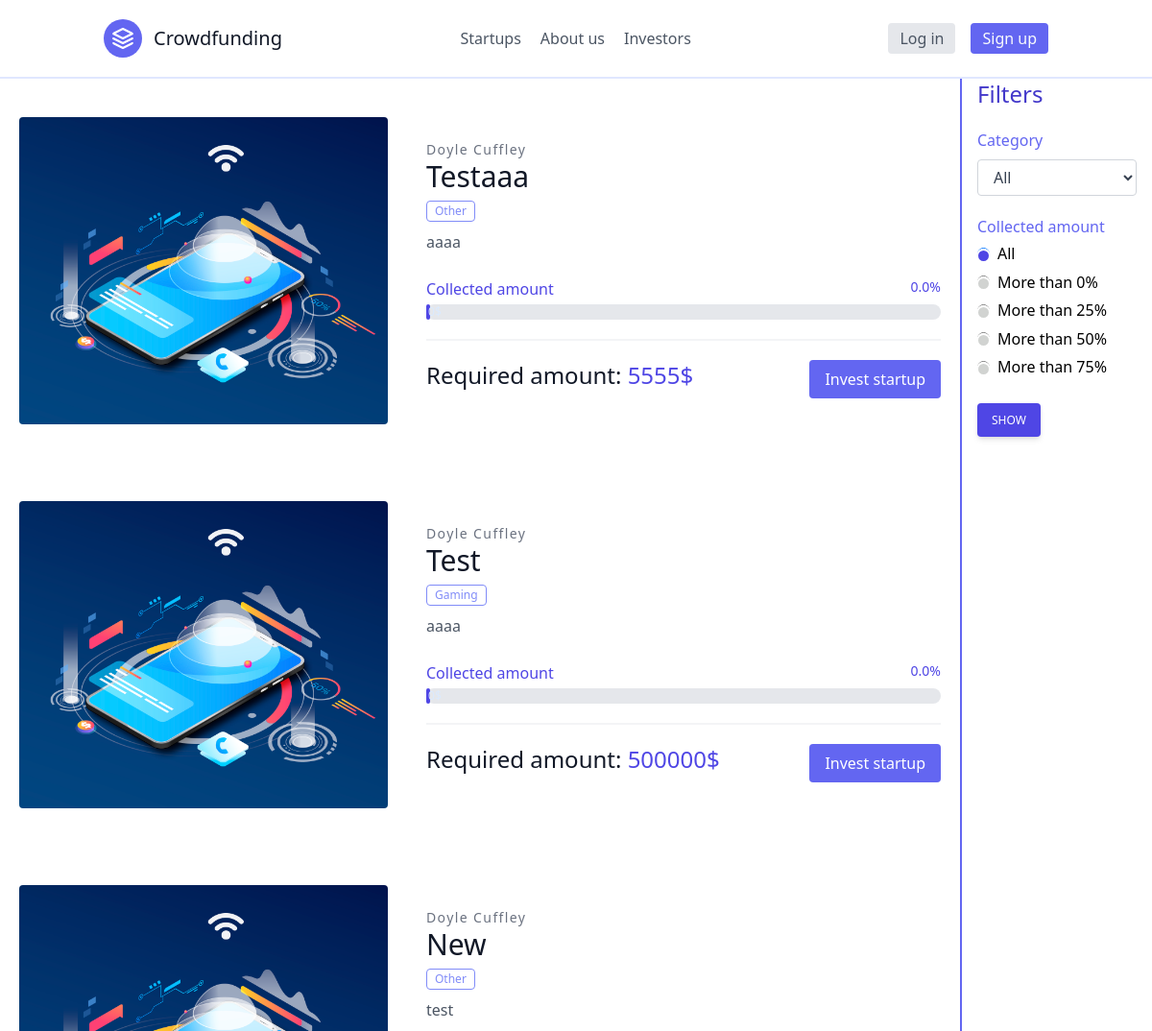
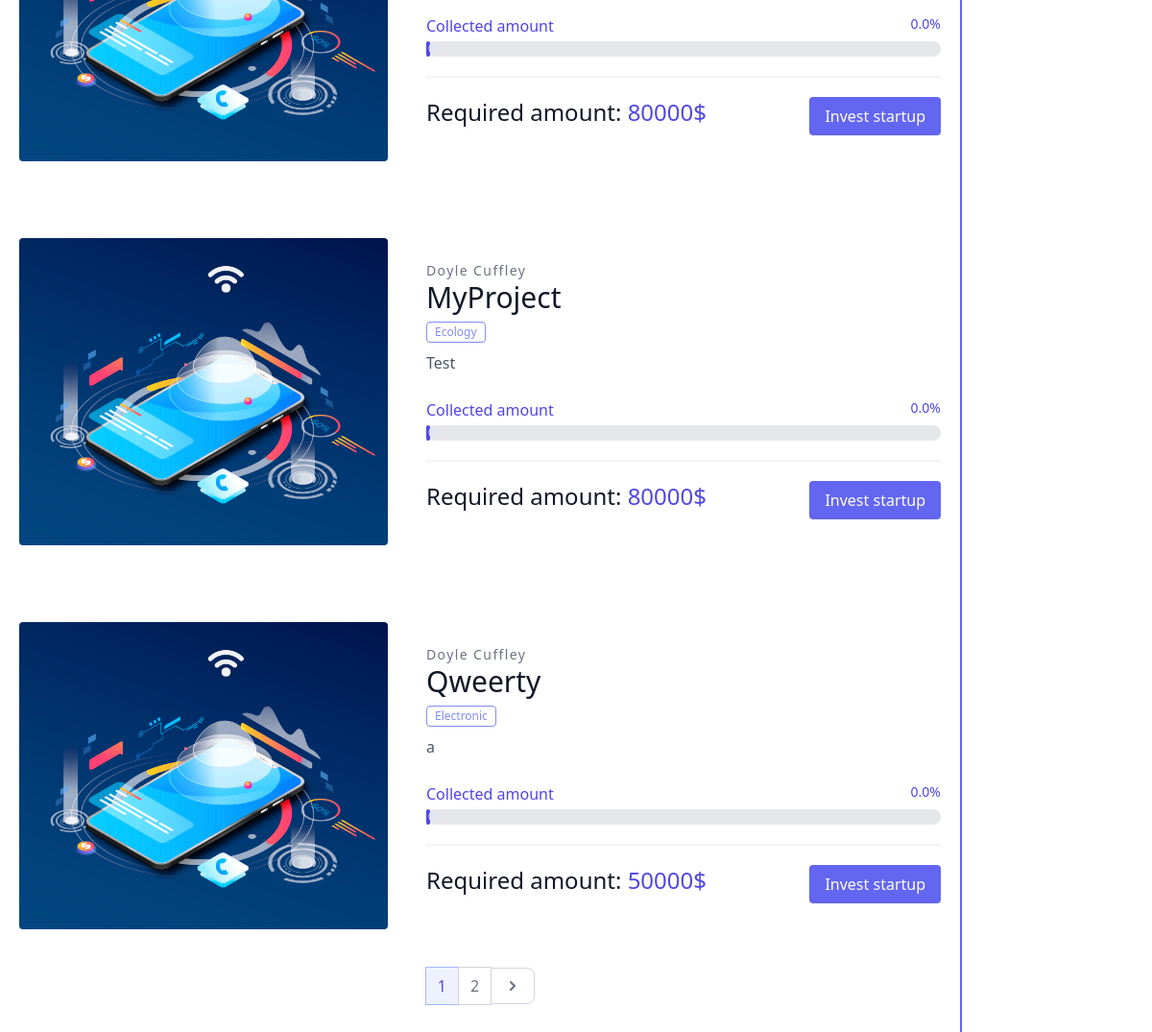
Screenshot of /startups/ with the database file from the repository (2 pictures, top to bottom).
### startup/models.py (models this page shows, shortened)
class Startups(models.Model):
    startupper = models.ForeignKey(UserStartupper, on_delete=models.CASCADE)
    title = models.CharField(max_length=255)
    description = models.TextField(blank=True)
    date_uploaded = models.DateTimeField(auto_now_add=True)
    initial_capital = models.IntegerField()
    accumulated_capital = models.IntegerField()
    image = models.ImageField(null=True, blank=True, upload_to="images/")
    categories = [
        ('IT', 'IT'),
        ('Ecology', 'Ecology'),
        ('Electronic', 'Electronic'),
        ('Health', 'Health'),
        ('Education', 'Education'),
        ('Gaming', 'Gaming'),
        ('Small Business', 'Small Business'),
        ('Other', 'Other')
    ]
    category = models.CharField(max_length=20, choices=categories, default='Other')
    def percentage(self):
        return float('{:.1f}'.format(self.accumulated_capital * 100 / self.initial_capital))
    def s_name(self):
        s = Startupper.objects.get(id = self.startupper_id)
        return s.first_name + " " + s.last_name

### account/models.py (models this page shows)
class Startupper(models.Model):
    first_name = models.CharField(max_length=255)
    last_name = models.CharField(max_length=255)
    email = models.CharField(max_length=255)
    phone = models.CharField(max_length=255)
    birth_date = models.DateTimeField()
    gender = models.CharField(max_length=1)

### startup/views.py (the view, shortened to what this page needs)
# urls.py: path('startups/', include('startup.urls')),
def startups(request):
    if request.user.is_authenticated:
        is_authenticated = True
        username = request.user.username
    else:
        is_authenticated = False
        username = 'not logged in'
    page = 0
    paginator = 0
    startup_list = Startups.objects.order_by('-pk')
    startuppers = UserStartupper.objects.all()
    page = request.GET.get('page', 1)
    paginator = Paginator(startup_list, 5)
    try:
        startup_list = paginator.page(page)
    except PageNotAnInteger:
        startup_list = paginator.page(1)
    context = {
        'startups': startup_list,
        'startuppers': startuppers,
        'is_authenticated': is_authenticated,
        'username': username
    }
    return render(request, 'startups.html', context=context)

### startup/templates/startups.html (shortened to what this page needs)
{% extends 'base.html' %}
{% block header %}
    <header class="text-gray-600 body-font border-b-2 border-indigo-100">
            <div class="container mx-auto flex flex-wrap p-5 flex-col md:flex-row items-center">
              <a class="flex title-font font-medium items-center text-gray-900 mb-4 md:mb-0">
                <svg xmlns="http://www.w3.org/2000/svg" fill="none" stroke="currentColor" stroke-linecap="round" stroke-linejoin="round" stroke-width="2" class="w-10 h-10 text-white p-2 bg-indigo-500 rounded-full" viewBox="0 0 24 24">
                  <path d="M12 2L2 7l10 5 10-5-10-5zM2 17l10 5 10-5M2 12l10 5 10-5"></path>
                </svg>
                <span class="ml-3 text-xl">Crowdfunding</span>
              </a>
              <nav class="md:ml-auto md:mr-auto flex flex-wrap items-center text-base justify-center">
                <a href="{% url 'startups' %}" class="cursor-pointer mr-5 hover:text-gray-900">Startups</a>
                <a class="cursor-pointer mr-5 hover:text-gray-900">About us</a>
                <a class="cursor-pointer mr-5 hover:text-gray-900">Investors</a>
              </nav>
                {% if is_authenticated %}
                    <div class="dropdown inline-block relative">
                    <button class="bg-indigo-0 text-gray-700 font-semibold py-2 px-4 rounded inline-flex items-center">
                      <span class="mr-1"> {{username}} </span>
                      <svg class="fill-current h-4 w-4" xmlns="http://www.w3.org/2000/svg" viewBox="0 0 20 20"><path d="M9.293 12.95l.707.707L15.657 8l-1.414-1.414L10 10.828 5.757 6.586 4.343 8z"/> </svg>
                    </button>
                    <ul class="dropdown-menu absolute hidden text-gray-700 w-full">
                      <li><a class=" bg-gray-100 hover:bg-gray-200 py-2 px-4 block whitespace-no-wrap" href="{% url 'myroom' %}">My Room</a></li>
                      <li><a class="bg-red-500 hover:bg-red-600 text-white rounded-b-lg py-2 px-4 block whitespace-no-wrap" href="{% url 'logout' %}">Log out</a></li>
                    </ul>
                  </div>
                {% else %}
                  <a href="{% url 'login' %}" class="inline-flex items-center bg-gray-200 border-0 py-1 px-3 focus:outline-none hover:bg-gray-300 rounded text-base mt-4 md:mt-0 mr-4">
                    Log in
                  </a>
                  <a class="inline-flex items-center bg-indigo-500 border-0 py-1 px-3 focus:outline-none hover:bg-indigo-600 rounded text-base text-slate-50 mt-4 md:mt-0">
                    Sign up
                  </a>
                {% endif %}
            </div>
          </header>
{% endblock %}
{% block body %}
<section class="lg:w-10/12 text-gray-600 body-font overflow-hidden">
       {% for startup in startups %}
      <section class="text-gray-600 body-font overflow-hidden mx-auto">
        <div class="container px-5 py-10 mx-auto">
          <div class="lg:w-5/5 mx-auto flex flex-wrap">
            <img alt="image" class="lg:w-2/5 w-full h-80 object-cover object-center rounded" src="/images/{{ startup.image }}" />
            <div class="lg:w-3/5 w-full lg:pl-10 lg:py-6 mt-6 lg:mt-0">
              <h2 class="text-sm title-font text-gray-500 tracking-widest">{{startup.s_name}}</h2>
              <h1 class="text-gray-900 text-3xl title-font font-medium mb-1">{{startup.title}}</h1>
                <span class="inline-flex items-center justify-center mb-2 px-2 py-1 text-xs font-medium leading-none text-indigo-400 border border-indigo-400 rounded">{{ startup.category }}</span>
              <p class="leading-relaxed">{{startup.description|truncatewords:40}}</p>
              <div class="mt-6 pb-5 border-b-2 border-gray-100 mb-5">
                <div class="flex justify-between mb-1">
                  <span class="text-base font-medium text-indigo-600 dark:text-white">Collected amount</span>
                  <span class="text-sm font-medium text-indigo-600 dark:text-white">{{ startup.percentage }}%</span>
                </div>
                <div class="w-full bg-gray-200 rounded-full dark:bg-gray-700">
                  <div class="bg-indigo-600 text-xs font-medium text-blue-100 text-center p-0.5 leading-none rounded-full" style="width:{{startup.percentage}}%">{{startup.accumulated_capital}}$</div>
                </div>
              </div>
              <div class="flex">
                <span class="title-font  text-2xl text-gray-900">Required amount: <span class="font-medium text-indigo-600">{{startup.initial_capital}}$</span></span>
                <a href="{% url 'project' startup.pk %}" class="flex ml-auto text-white bg-indigo-500 border-0 py-2 px-4 focus:outline-none hover:bg-indigo-600 rounded">Invest startup</a>
              </div>
            </div>
          </div>
        </div>
      </section>
       {% endfor %}
{% if startups.has_other_pages %}
    <nav aria-label="Page navigation example" class="mb-5">
        <ul class="flex items-center justify-center -space-x-px mx-auto">
            {% for i in startups.paginator.page_range %}
                {% if startups.number == i %}
                    <li>
                        <a href="?page={{ i }}"  class="z-10 py-2 px-3 leading-tight text-indigo-600 bg-indigo-50 border border-indigo-300 hover:bg-indigo-100 hover:text-indigo-700">{{ i }}</a>
                    </li>
                {% else %}
                    <li>
                        <a href="?page={{ i }}" aria-current="page" class="py-2 px-3 leading-tight text-gray-500 bg-white border border-gray-300 hover:bg-gray-100 hover:text-gray-700">{{ i }}</a>
                    </li>
                {% endif %}
            {% endfor %}
            {% if startups.has_next %}
                <li>
                    <a href="?page={{ startups.next_page_number }}" class="block py-2 px-3 leading-tight text-gray-500 bg-white rounded-r-lg border border-gray-300 hover:bg-gray-100 hover:text-gray-700 dark:bg-gray-800 dark:border-gray-700 dark:text-gray-400 dark:hover:bg-gray-700 dark:hover:text-white">
                        <svg class="w-5 h-5" fill="currentColor" viewBox="0 0 20 20" xmlns="http://www.w3.org/2000/svg"><path fill-rule="evenodd" d="M7.293 14.707a1 1 0 010-1.414L10.586 10 7.293 6.707a1 1 0 011.414-1.414l4 4a1 1 0 010 1.414l-4 4a1 1 0 01-1.414 0z" clip-rule="evenodd"></path></svg>
                    </a>
                </li>
            {% endif %}
        </ul>
    </nav>
{% endif %}
</section>
<section class="lg:w-2/12 flex flex-col  border-l-2 border-indigo-500">
     <form action=" {% url 'startups' %}" method="GET">
        <span class="ml-4 pt-5 text-2xl text-indigo-700">Filters</span>
        <div class="form-group mx-4 mt-5">
          <label class="font-medium mb-3 text-indigo-500">Category</label>
          <select id="filter_category" name="filter_category"
                  class="form-control block w-full mt-2 px-3 py-1.5 text-base font-normal text-gray-700 bg-white bg-clip-padding border border-solid border-gray-300 rounded transition ease-in-out m-0  focus:text-gray-700 focus:bg-white focus:border-indigo-600 focus:outline-none">
                    <option value="All" selected>All</option>
                </select>
        </div>
     <div class="block ml-4 mt-5">
          <span class="font-medium mb-3 text-indigo-500">Collected amount</span>
          <div class="mt-1">
            <div>
              <label class="inline-flex items-center">
                <input type="radio"
                       class="form-radio text-indigo-600"
                       name="collected_amount"
                       value="1" checked>
                <span class="ml-2">All</span>
              </label>
            </div>
            <div>
              <label class="inline-flex items-center">
                <input type="radio"
                       class="form-radio bg-indigo-700"
                       name="collected_amount"
                       value="2">
                <span class="ml-2">More than 0%</span>
              </label>
            </div>
            <div>
              <label class="inline-flex items-center">
                <input type="radio"
                       class="form-radio text-indigo-700"
                       name="collected_amount"
                       value="3">
                <span class="ml-2">More than 25%</span>
              </label>
            </div>
            <div>
              <label class="inline-flex items-center">
                <input type="radio"
                       class="form-radio text-indigo-700"
                       name="collected_amount"
                       value="4">
                <span class="ml-2">More than 50%</span>
              </label>
            </div>
            <div>
              <label class="inline-flex items-center">
                <input type="radio"
                       class="form-radio text-indigo-700"
                       name="collected_amount"
                       value="5">
                <span class="ml-2">More than 75%</span>
              </label>
            </div>
          </div>
        </div>
        <button type="submit"
            id="submit"
            name="submit"
            class="mt-5 px-2 py-2.5 w-2/6 ml-4 bg-indigo-600 text-white font-medium text-xs leading-tight uppercase rounded shadow-md hover:bg-indigo-700 hover:shadow-lg focus:bg-indigo-700 focus:shadow-lg focus:outline-none focus:ring-0 active:bg-indigo-800 active:shadow-lg transition duration-150 ease-in-out">
            show
        </button>
     </form>
      </section>
</section>
{% endblock %}

### startup/templates/base.html (shortened to what this page needs)
<!DOCTYPE html>
<html lang="en">
<head>
    <script src="https://cdn.tailwindcss.com"></script>
</head>
<body>
    {% block header %}{% endblock %}
    <section class="flex min-h-screen">
      {% block body %}{% endblock %}
</body>
</html>

### startup/templates/base.html (style rules this page uses)
input[type='radio']:after { cursor: pointer; width: 15px; height: 15px; border-radius: 15px; top: -2px; left: -1px; position: relative; background-color: #d1d3d1; content: ''; display: inline-block; visibility: visible; border: 2px solid white; }
input[type='radio']:checked:after { width: 15px; height: 15px; border-radius: 15px; top: -2px; left: -1px; position: relative; background-color: #4f46e5; content: ''; display: inline-block; visibility: visible; border: 2px solid white; }

### rows the page displays
Startups: image (picture), s_name "Doyle Cuffley", title "Testaaa", category "Other", description "aaaa", percentage "0.0", accumulated_capital "0", initial_capital "5555"
Startups: image (picture), s_name "Doyle Cuffley", title "Test", category "Gaming", description "aaaa", percentage "0.0", accumulated_capital "0", initial_capital "500000"
Startups: image (picture), s_name "Doyle Cuffley", title "New", category "Other", description "test", percentage "0.0", accumulated_capital "0", initial_capital "80000"
Startups: image (picture), s_name "Doyle Cuffley", title "MyProject", category "Ecology", description "Test", percentage "0.0", accumulated_capital "0", initial_capital "80000"
Startups: image (picture), s_name "Doyle Cuffley", title "Qweerty", category "Electronic", description "a", percentage "0.0", accumulated_capital "0", initial_capital "50000"

### other values shown
{{ i }} "1"
{{ i }} "2"
